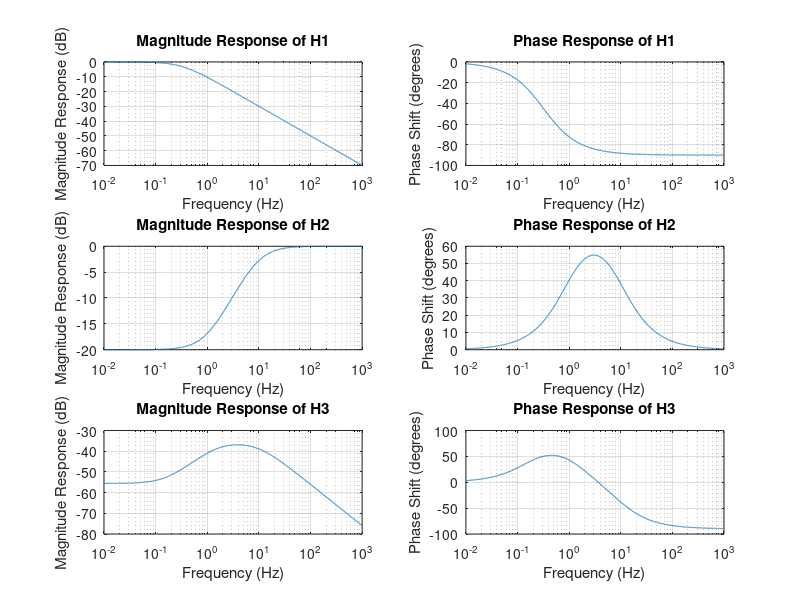

Here is the MATLAB script that generated this plot:
clear;

f = logspace(-2,3,5000);
w=2*pi*f;
s=1j*w;

H1 = 2./(s+2);
H2 = (s+6)./(s+60);
H3 = (s+1)./((s+10).*(s+60));

trans1 = complex(real(H1),imag(H1));
trans2 = complex(real(H2),imag(H2));
trans3 = complex(real(H3),imag(H3));

mag1 = abs(trans1);
dB1 = mag2db(mag1);
phase1 = (360/(2*pi))*angle(trans1);

mag2 = abs(trans2);
dB2 = mag2db(mag2);
phase2 = (360/(2*pi))*angle(trans2);

mag3 = abs(trans3);
dB3 = mag2db(mag3);
phase3 = (360/(2*pi))*angle(trans3);

subplot(3,2,1);
semilogx(f,dB1);
title('Magnitude Response of H1');
xlabel('Frequency (Hz)');
ylabel('Magnitude Response (dB)');
grid on;
subplot(3,2,2);
semilogx(f,phase1);
title('Phase Response of H1');
xlabel('Frequency (Hz)');
ylabel('Phase Shift (degrees)');
grid on;
subplot(3,2,3);
semilogx(f,dB2);
title('Magnitude Response of H2');
xlabel('Frequency (Hz)');
ylabel('Magnitude Response (dB)');
grid on;
subplot(3,2,4);
semilogx(f,phase2);
title('Phase Response of H2');
xlabel('Frequency (Hz)');
ylabel('Phase Shift (degrees)');
grid on;
subplot(3,2,5);
semilogx(f,dB3);
title('Magnitude Response of H3');
xlabel('Frequency (Hz)');
ylabel('Magnitude Response (dB)');
grid on;
subplot(3,2,6);
semilogx(f,phase3);
title('Phase Response of H3');
xlabel('Frequency (Hz)');
ylabel('Phase Shift (degrees)');
grid on;
